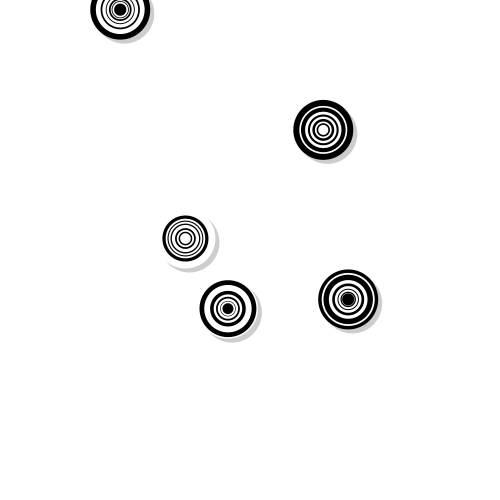
Frame 1 (no input)
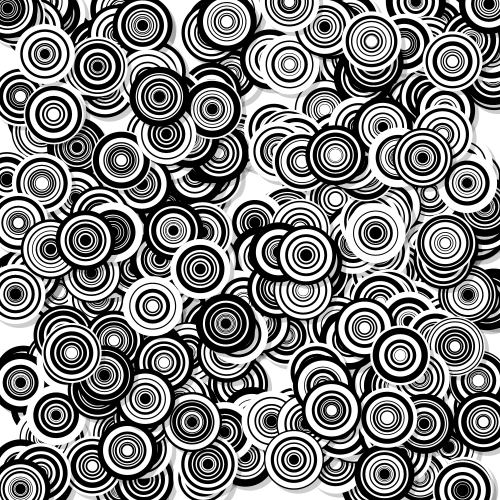
Frame 60 (the mouse pressed at the canvas centre just before this capture)
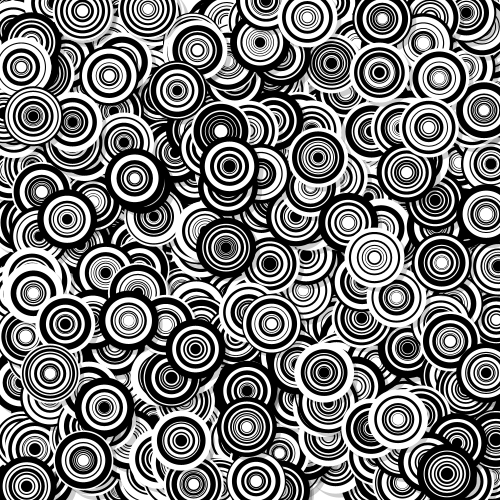
Frame 120 (the mouse held since frame 60 and released just before this capture)

The Processing sketch that drew these frames (run headless with seeded random() and noise(); from frame 60 on, the mouse is pressed at the canvas centre):

// Processing sketch: processing_74983
// ── processing_74983.pde

void setup(){
  size(500,500);
  background(255);
  noStroke();
  smooth();
}

void draw(){
  for(int a=0;a<5;a++){
  cible();
  }
}

void cible(){  
  float x = random(width), y=random(height);
  float r=60;
  boolean bk = true;
  
  fill(0,50);
  ellipse(x+4, y+4, r, r);
  
  if(random(100)<50){bk=false;} 
  while (r>10){
    if(bk){
      fill(0);
    } else {
      fill(255);
    }
    ellipse(x,y, r, r); 
    r*=random(0.75,0.96); 
    bk=!bk;
  }
}
